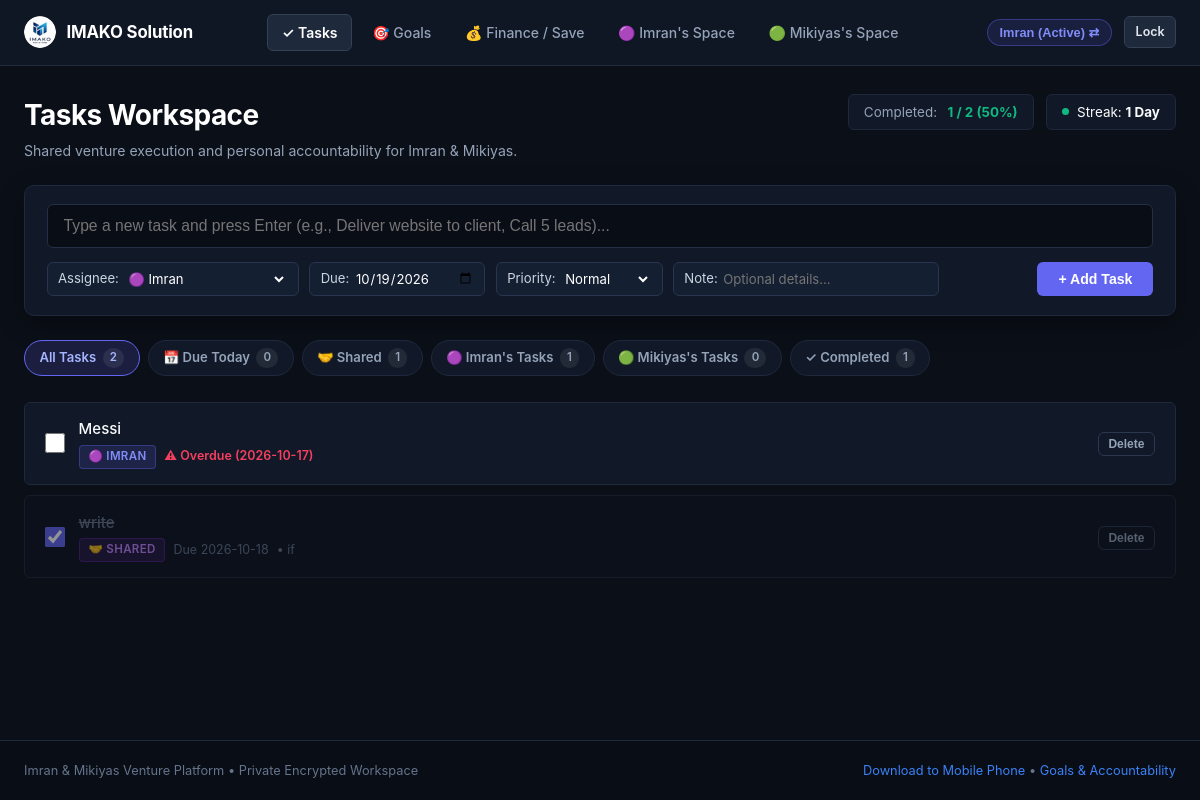
Screenshot of / (signed in) with the database file from the repository.
### tables this page shows
CREATE TABLE users (
        id TEXT PRIMARY KEY,
        name TEXT NOT NULL,
        pin_hash TEXT NOT NULL,
        default_consequence TEXT NOT NULL DEFAULT '',
        savings_goal_name TEXT NOT NULL DEFAULT 'Capital Growth Fund',
        savings_goal_target REAL NOT NULL DEFAULT 0.0,
        currency TEXT NOT NULL DEFAULT '$'
    );

CREATE TABLE tasks (
        id INTEGER PRIMARY KEY AUTOINCREMENT,
        user_id TEXT NOT NULL,
        task_type TEXT NOT NULL DEFAULT 'personal' CHECK(task_type IN ('shared', 'personal')),
        week_identifier TEXT NOT NULL,
        title TEXT NOT NULL,
        details TEXT,
        due_date TEXT NOT NULL,
        target_time TEXT,
        is_done INTEGER NOT NULL DEFAULT 0,
        done_date TEXT,
        proof_image TEXT,
        proof_text TEXT,
        ai_verified INTEGER NOT NULL DEFAULT 0,
        ai_status TEXT NOT NULL DEFAULT 'Unverified',
        ai_feedback TEXT,
        is_archived INTEGER NOT NULL DEFAULT 0,
        consequence_applied INTEGER NOT NULL DEFAULT 0,
        created_at TIMESTAMP DEFAULT CURRENT_TIMESTAMP, assigned_to TEXT DEFAULT 'imran', priority TEXT DEFAULT 'Normal',
        FOREIGN KEY (user_id) REFERENCES users (id) ON DELETE CASCADE
    );

### app.py (the view)
@app.route("/")
@app.route("/index")
def index():
    if not (session.get("logged_in_user") or request.cookies.get("partner_user")):
        return handle_login_request()
    return tasks_board()

### app.py (called while the page is built, shortened)
@app.before_request
def require_authentication_gate():
    if request.endpoint == "static" or request.path.startswith(("/static/", "/public/")):
        return None
    allowed_exact = (
        "/", "/index", "/login", "/login/", "/favicon.ico", "/manifest.json", "/sw.js",
        "/api/index", "/api/index/", "/api/index.py", "/debug"
    )
    if (
        request.path in allowed_exact
        or request.endpoint in ("login", "debug_endpoint", "index", "vercel_entrypoint_dispatcher")
    ):
        return None

@app.context_processor
def inject_globals():
    today_str = date.today().strftime("%Y-%m-%d")
    current_user = None
    logged_id = session.get("logged_in_user")
    conn = get_db_connection()
    check_and_apply_penalties(conn)
    if logged_id:
        cursor = conn.cursor()
        cursor.execute("SELECT * FROM users WHERE id = ?", (logged_id,))
        current_user = cursor.fetchone()
    cursor = conn.cursor()
    cursor.execute("SELECT COUNT(*) FROM penalties WHERE status = 'Pending'")
    total_pending_penalties = cursor.fetchone()[0]
    conn.close()
    return {
        "current_user": current_user,
        "total_pending_penalties": total_pending_penalties,
        "today_str": today_str
    }

### database/db.py (called while the page is built, shortened)
def get_db_connection():
    global _last_db_check
    conn = sqlite3.connect(DB_PATH, factory=SyncedConnection)
    conn.row_factory = sqlite3.Row
    conn.execute("PRAGMA foreign_keys = ON")
    return conn

def check_and_apply_penalties(conn):
    today_str = date.today().strftime("%Y-%m-%d")
    cursor = conn.cursor()
    cursor.execute("""
    SELECT t.id, t.user_id, t.title, t.due_date, u.default_consequence
    FROM tasks t
    JOIN users u ON t.user_id = u.id
    WHERE t.due_date < ? AND t.is_done = 0 AND t.consequence_applied = 0
    """, (today_str,))
    overdue_tasks = cursor.fetchall()
    conn.commit()

    def commit(self):
        super().commit()
        if is_serverless:
            sync_db()

### templates/tasks.html (shortened to what this page needs)
{% extends "base.html" %}
{% block content %}
<div style="margin-bottom: 1.5rem; display:flex; justify-content:space-between; align-items:flex-start; flex-wrap:wrap; gap:1rem;">
  <div>
    <h1 style="font-size:1.75rem; font-weight:700;">Tasks Workspace</h1>
    <p style="font-size:0.88rem; color:var(--text-muted); margin-top:0.25rem;">
      Shared venture execution and personal accountability for Imran &amp; Mikiyas.
    </p>
  </div>
  <div style="display:flex; align-items:center; gap:0.75rem; flex-wrap:wrap;">
    <div style="background:#111827; border:1px solid #1f293d; padding:0.45rem 0.95rem; border-radius:var(--radius-sm); font-size:0.84rem; display:flex; align-items:center; gap:0.65rem;">
      <span style="color:var(--text-muted);">Completed:</span>
      <strong style="color:var(--accent-emerald);">{{ stats.done_count }} / {{ stats.total_count }} ({{ stats.rate }}%)</strong>
    </div>
    <div style="background:#111827; border:1px solid #1f293d; padding:0.45rem 0.95rem; border-radius:var(--radius-sm); font-size:0.84rem; display:flex; align-items:center; gap:0.5rem;">
      <div style="width:7px; height:7px; border-radius:50%; background:var(--accent-emerald);"></div>
      <span>Streak: <strong>{{ streak_count }} {{ 'Day' if streak_count == 1 else 'Days' }}</strong></span>
    </div>
  </div>
</div>
<div class="task-quick-add">
  <form action="{{ url_for('add_task') }}" method="POST">
    <div class="task-add-input-row">
      <input type="text" name="title" class="task-main-input" placeholder="Type a new task and press Enter (e.g., Deliver website to client, Call 5 leads)..." required autofocus autocomplete="off">
    </div>
    <div class="task-controls-row">
      <div class="task-controls-left">
        <div class="control-pill">
          <span>Assignee:</span>
          <select name="assigned_to">
            <option value="imran" {% if current_user and current_user.id == 'imran' %}selected{% endif %}>🟣 Imran</option>
          </select>
        </div>
        <div class="control-pill">
          <span>Due:</span>
          <input type="date" name="due_date" value="{{ today_str }}">
        </div>
        <div class="control-pill">
          <span>Priority:</span>
          <select name="priority">
            <option value="Normal">Normal</option>
          </select>
        </div>
        <div class="control-pill" style="flex:1; min-width:160px;">
          <span>Note:</span>
          <input type="text" name="details" placeholder="Optional details..." style="width:100%;">
        </div>
      </div>
      <button type="submit" class="btn btn-primary" style="padding:0.48rem 1.25rem; font-size:0.88rem;">
        + Add Task
      </button>
    </div>
  </form>
</div>
<div class="filter-chips-bar">
  <a href="{{ url_for('tasks_board', tab='all') }}" class="filter-chip {% if active_tab == 'all' %}active{% endif %}">
    All Tasks <span class="chip-count">{{ counts.all }}</span>
  </a>
  <a href="{{ url_for('tasks_board', tab='today') }}" class="filter-chip {% if active_tab == 'today' %}active{% endif %}">
    📅 Due Today <span class="chip-count">{{ counts.today }}</span>
  </a>
  <a href="{{ url_for('tasks_board', tab='shared') }}" class="filter-chip {% if active_tab == 'shared' %}active{% endif %}">
    🤝 Shared <span class="chip-count">{{ counts.shared }}</span>
  </a>
  <a href="{{ url_for('tasks_board', tab='imran') }}" class="filter-chip {% if active_tab == 'imran' %}active{% endif %}">
    🟣 Imran's Tasks <span class="chip-count">{{ counts.imran }}</span>
  </a>
  <a href="{{ url_for('tasks_board', tab='mikiyas') }}" class="filter-chip {% if active_tab == 'mikiyas' %}active{% endif %}">
    🟢 Mikiyas's Tasks <span class="chip-count">{{ counts.mikiyas }}</span>
  </a>
  <a href="{{ url_for('tasks_board', tab='completed') }}" class="filter-chip {% if active_tab == 'completed' %}active{% endif %}">
    ✓ Completed <span class="chip-count">{{ counts.completed }}</span>
  </a>
</div>
<div style="margin-top: 1rem;">
  {% if tasks %}
    {% for task in tasks %}
      <div class="cool-task-card {% if task.is_done %}is-done{% endif %}">
        <div class="cool-task-left">
          <form action="{{ url_for('toggle_task_done', task_id=task.id) }}" method="POST" style="margin:0; display:flex; align-items:center;">
            <input type="checkbox" class="cool-task-checkbox" {% if task.is_done %}checked{% endif %} onchange="this.form.submit()" title="Click to mark done / undone">
          </form>
          <div style="flex:1;">
            <div class="cool-task-title">
              {{ task.title }}
            </div>
            <div class="cool-task-meta">
              {% if task.assigned_to == 'shared' or task.task_type == 'shared' %}
                <span class="badge-assignee shared">🤝 Shared</span>
              {% elif task.assigned_to == 'imran' or (task.user_id == 'imran' and not task.assigned_to) %}
                <span class="badge-assignee imran">🟣 Imran</span>
              {% elif task.assigned_to == 'mikiyas' or (task.user_id == 'mikiyas' and not task.assigned_to) %}
                <span class="badge-assignee mikiyas">🟢 Mikiyas</span>
              {% endif %}
              {% if task.due_date %}
                {% if not task.is_done and task.due_date < today_str %}
                  <span style="color:var(--accent-rose); font-weight:600;">⚠ Overdue ({{ task.due_date }})</span>
                {% elif task.due_date == today_str %}
                  <span style="color:var(--accent-amber); font-weight:600;">Due Today</span>
                {% else %}
                  <span>Due {{ task.due_date }}</span>
                {% endif %}
              {% endif %}
              {% if task.details %}
                <span style="color:var(--text-subtle);">• {{ task.details }}</span>
              {% endif %}
            </div>
          </div>
        </div>
        <div style="display:flex; align-items:center; gap:0.5rem;">
          <form action="{{ url_for('delete_task', task_id=task.id) }}" method="POST" style="margin:0;">
            <button type="submit" class="btn btn-outline btn-sm delete-confirm-btn" data-confirm-msg="Delete this task?" style="padding:0.25rem 0.6rem; font-size:0.75rem; border-color:#2a374f; color:#94a3b8;">
              Delete
            </button>
          </form>
        </div>
      </div>
    {% endfor %}
  {% endif %}
</div>
{% endblock %}

### rows the page displays
users: assigned_to "🟣 Imran"
tasks: title "Messi", assigned_to "🟣 IMRAN", due_date "2026-10-17"
tasks: is_done "☑", title "write", assigned_to "🤝 SHARED", due_date "2026-10-18", details "if"

### other values shown
{{ stats.done_count }} "1"
{{ stats.total_count }} "2"
{{ stats.rate }} "50"
{{ streak_count }} "1"
{{ 'Day' if streak_count == 1 else 'Days' }} "Day"
{{ counts.all }} "2"
{{ counts.today }} "0"
{{ counts.shared }} "1"
{{ counts.imran }} "1"
{{ counts.mikiyas }} "0"
{{ counts.completed }} "1"
